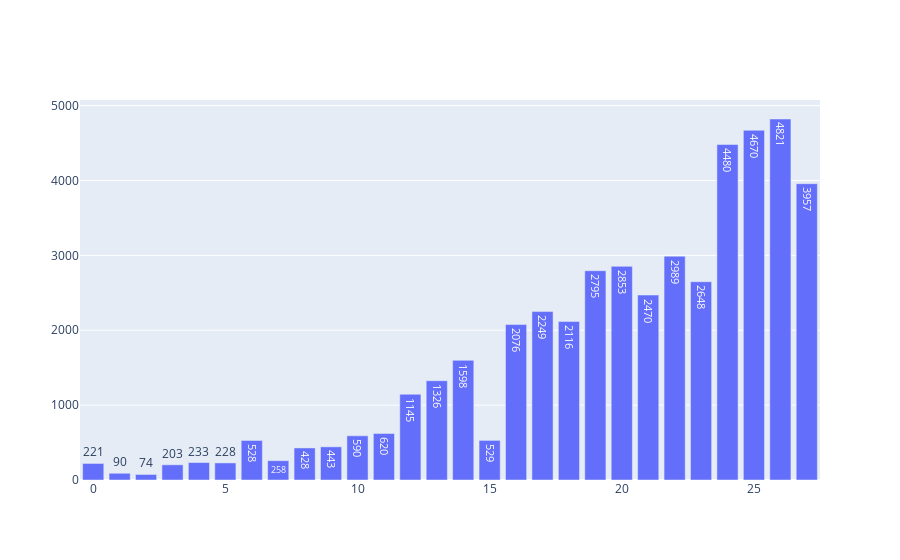

Notebook code cell kept with this figure:
### Code cell
fig = go.Figure([go.Bar(
                y=complessivo_totale_nuovi_positivi,
                text = complessivo_totale_nuovi_positivi,
                textposition='auto')])
fig.show()

### Figure 1 — Plotly figure (JSON) as saved in the notebook; plotly's stock layout.template omitted (floating-point values rounded to 4 significant figures)
{"data": [{"text": ["221", "90", "74", "203", "233", "228", "528", "258", "428", "443", "590", "620", "1145", "1326", "1598", "529", "2076", "2249", "2116", "2795", "2853", "2470", "2989", "2648", "4480", "4670", "4821", "3957"], "textposition": "auto", "type": "bar", "y": [221, 90, 74, 203, 233, 228, 528, 258, 428, 443, 590, 620, 1145, 1326, 1598, 529, 2076, 2249, 2116, 2795, 2853, 2470, 2989, 2648, 4480, 4670, 4821, 3957]}], "layout": {}}
